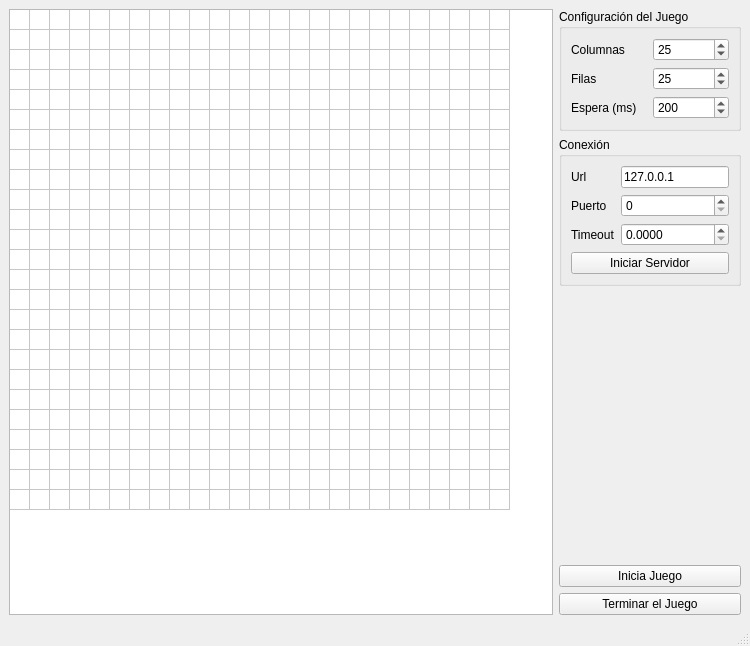
<?xml version="1.0" encoding="UTF-8"?>
<ui version="4.0">
 <class>MainWindow</class>
 <widget class="QMainWindow" name="MainWindow">
  <property name="geometry">
   <rect>
    <x>0</x>
    <y>0</y>
    <width>750</width>
    <height>646</height>
   </rect>
  </property>
  <property name="minimumSize">
   <size>
    <width>0</width>
    <height>0</height>
   </size>
  </property>
  <property name="windowTitle">
   <string>Servidor</string>
  </property>
  <widget class="QWidget" name="centralwidget">
   <layout class="QHBoxLayout" name="horizontalLayout">
    <item>
     <widget class="QTableWidget" name="tabla">
      <property name="sizePolicy">
       <sizepolicy hsizetype="Expanding" vsizetype="Expanding">
        <horstretch>0</horstretch>
        <verstretch>0</verstretch>
       </sizepolicy>
      </property>
      <property name="verticalScrollBarPolicy">
       <enum>Qt::ScrollBarAlwaysOff</enum>
      </property>
      <property name="horizontalScrollBarPolicy">
       <enum>Qt::ScrollBarAlwaysOff</enum>
      </property>
      <property name="autoScroll">
       <bool>true</bool>
      </property>
      <property name="dragDropOverwriteMode">
       <bool>true</bool>
      </property>
      <property name="rowCount">
       <number>25</number>
      </property>
      <property name="columnCount">
       <number>25</number>
      </property>
      <attribute name="horizontalHeaderVisible">
       <bool>false</bool>
      </attribute>
      <attribute name="horizontalHeaderDefaultSectionSize">
       <number>20</number>
      </attribute>
      <attribute name="horizontalHeaderHighlightSections">
       <bool>false</bool>
      </attribute>
      <attribute name="horizontalHeaderMinimumSectionSize">
       <number>1</number>
      </attribute>
      <attribute name="verticalHeaderVisible">
       <bool>false</bool>
      </attribute>
      <attribute name="verticalHeaderDefaultSectionSize">
       <number>20</number>
      </attribute>
      <attribute name="verticalHeaderHighlightSections">
       <bool>false</bool>
      </attribute>
      <attribute name="verticalHeaderMinimumSectionSize">
       <number>1</number>
      </attribute>
      <row/>
      <row/>
      <row/>
      <row/>
      <row/>
      <row/>
      <row/>
      <row/>
      <row/>
      <row/>
      <row/>
      <row/>
      <row/>
      <row/>
      <row/>
      <row/>
      <row/>
      <row/>
      <row/>
      <row/>
      <row/>
      <row/>
      <row/>
      <row/>
      <row/>
      <column/>
      <column/>
      <column/>
      <column/>
      <column/>
      <column/>
      <column/>
      <column/>
      <column/>
      <column/>
      <column/>
      <column/>
      <column/>
      <column/>
      <column/>
      <column/>
      <column/>
      <column/>
      <column/>
      <column/>
      <column/>
      <column/>
      <column/>
      <column/>
      <column/>
     </widget>
    </item>
    <item>
     <layout class="QVBoxLayout" name="verticalLayout_2">
      <property name="sizeConstraint">
       <enum>QLayout::SetMinimumSize</enum>
      </property>
      <item>
       <widget class="QGroupBox" name="groupBox">
        <property name="sizePolicy">
         <sizepolicy hsizetype="Preferred" vsizetype="Maximum">
          <horstretch>0</horstretch>
          <verstretch>0</verstretch>
         </sizepolicy>
        </property>
        <property name="title">
         <string>Configuración del Juego</string>
        </property>
        <layout class="QGridLayout" name="gridLayout">
         <item row="0" column="0">
          <widget class="QLabel" name="label_3">
           <property name="text">
            <string>Columnas</string>
           </property>
          </widget>
         </item>
         <item row="1" column="0">
          <widget class="QLabel" name="label">
           <property name="text">
            <string>Filas</string>
           </property>
          </widget>
         </item>
         <item row="0" column="1">
          <widget class="QSpinBox" name="columnas">
           <property name="minimum">
            <number>1</number>
           </property>
           <property name="maximum">
            <number>1000000000</number>
           </property>
           <property name="value">
            <number>25</number>
           </property>
          </widget>
         </item>
         <item row="1" column="1">
          <widget class="QSpinBox" name="filas">
           <property name="minimum">
            <number>1</number>
           </property>
           <property name="maximum">
            <number>1000000000</number>
           </property>
           <property name="value">
            <number>25</number>
           </property>
          </widget>
         </item>
         <item row="2" column="1">
          <widget class="QSpinBox" name="spinBox">
           <property name="maximum">
            <number>3000</number>
           </property>
           <property name="value">
            <number>200</number>
           </property>
          </widget>
         </item>
         <item row="2" column="0">
          <widget class="QLabel" name="label_2">
           <property name="text">
            <string>Espera (ms)</string>
           </property>
          </widget>
         </item>
        </layout>
       </widget>
      </item>
      <item>
       <widget class="QGroupBox" name="groupBox_2">
        <property name="sizePolicy">
         <sizepolicy hsizetype="Maximum" vsizetype="Maximum">
          <horstretch>0</horstretch>
          <verstretch>0</verstretch>
         </sizepolicy>
        </property>
        <property name="title">
         <string>Conexión</string>
        </property>
        <layout class="QGridLayout" name="gridLayout_2">
         <item row="0" column="0">
          <widget class="QLabel" name="label_6">
           <property name="text">
            <string>Url</string>
           </property>
          </widget>
         </item>
         <item row="0" column="1">
          <widget class="QLineEdit" name="lineEdit">
           <property name="text">
            <string>127.0.0.1</string>
           </property>
          </widget>
         </item>
         <item row="2" column="0">
          <widget class="QLabel" name="label_5">
           <property name="text">
            <string>Timeout</string>
           </property>
          </widget>
         </item>
         <item row="3" column="0" colspan="2">
          <widget class="QPushButton" name="pushButton">
           <property name="text">
            <string>Iniciar Servidor</string>
           </property>
          </widget>
         </item>
         <item row="2" column="1">
          <widget class="QDoubleSpinBox" name="doubleSpinBox">
           <property name="decimals">
            <number>4</number>
           </property>
          </widget>
         </item>
         <item row="1" column="0">
          <widget class="QLabel" name="label_4">
           <property name="text">
            <string>Puerto</string>
           </property>
          </widget>
         </item>
         <item row="1" column="1">
          <widget class="QSpinBox" name="spinBox_4">
           <property name="maximum">
            <number>8000</number>
           </property>
           <property name="value">
            <number>0</number>
           </property>
          </widget>
         </item>
        </layout>
       </widget>
      </item>
      <item>
       <spacer name="verticalSpacer_2">
        <property name="orientation">
         <enum>Qt::Vertical</enum>
        </property>
        <property name="sizeType">
         <enum>QSizePolicy::MinimumExpanding</enum>
        </property>
        <property name="sizeHint" stdset="0">
         <size>
          <width>20</width>
          <height>40</height>
         </size>
        </property>
       </spacer>
      </item>
      <item>
       <widget class="QPushButton" name="botonInicio">
        <property name="text">
         <string>Inicia Juego</string>
        </property>
       </widget>
      </item>
      <item>
       <widget class="QPushButton" name="botonTermino">
        <property name="text">
         <string>Terminar el Juego</string>
        </property>
       </widget>
      </item>
     </layout>
    </item>
   </layout>
  </widget>
  <widget class="QMenuBar" name="menubar">
   <property name="geometry">
    <rect>
     <x>0</x>
     <y>0</y>
     <width>750</width>
     <height>23</height>
    </rect>
   </property>
  </widget>
  <widget class="QStatusBar" name="statusbar"/>
 </widget>
 <resources/>
 <connections/>
</ui>
